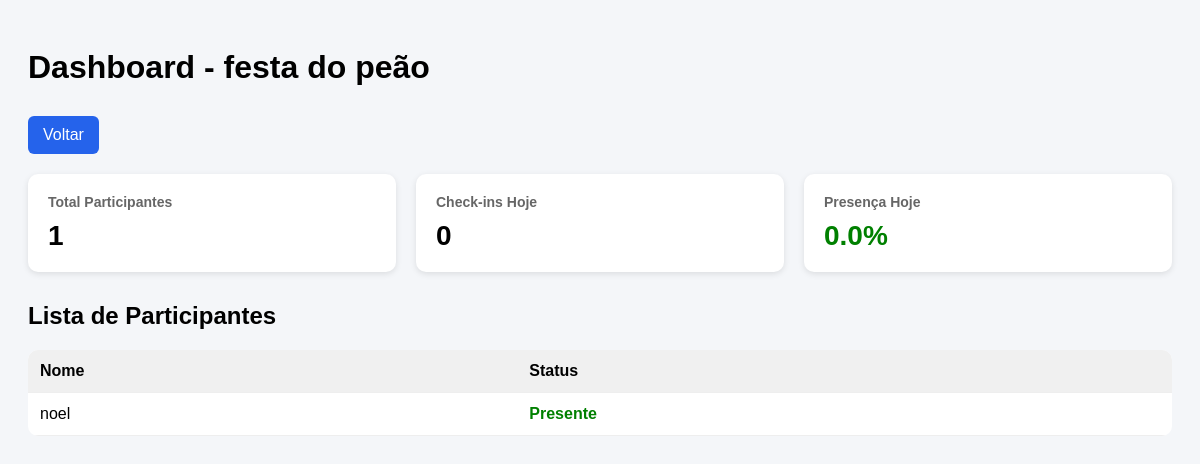
The app's page /events/2/dashboard/ (signed in) with its own data.
### events/models.py (models this page shows, shortened)
class Event(models.Model):
    organizer = models.ForeignKey(User, on_delete=models.CASCADE)
    name = models.CharField(max_length=200)
    description = models.TextField()
    start_date = models.DateField()
    end_date = models.DateField()
    location = models.CharField(max_length=200)
    created_at = models.DateTimeField(auto_now_add=True)

class Participant(models.Model):
    PARTICIPANT_TYPES = [
        ('visitante', 'Visitante'),
        ('expositor', 'Expositor'),
        ('produtor', 'Produtor Rural'),
    ]
    event = models.ForeignKey(Event, on_delete=models.CASCADE, related_name='participants')
    name = models.CharField(max_length=200)
    email = models.EmailField()
    whatsapp = models.CharField(max_length=20)
    participant_type = models.CharField(max_length=20, choices=PARTICIPANT_TYPES)
    qr_code = models.UUIDField(default=uuid.uuid4, editable=False, unique=True)
    qr_image = models.ImageField(upload_to='qrcodes/', blank=True)
    created_at = models.DateTimeField(auto_now_add=True)
    from django.utils import timezone

### events/views.py (the view)
# urls.py: path('<int:event_id>/dashboard/', views.event_dashboard, name='event_dashboard'),
@login_required
def event_dashboard(request, event_id):
    event = get_object_or_404(Event, id=event_id, organizer=request.user)
    total_participants = event.participants.count()
    today = timezone.now().date()
    checkins_today = CheckIn.objects.filter(
        participant__event=event,
        checkin_time__date=today
    ).count()
    total_checkins = CheckIn.objects.filter(
        participant__event=event
    ).count()
    presence_percentage = 0
    if total_participants > 0:
        presence_percentage = (checkins_today / total_participants) * 100
    participants = event.participants.all()
    context = {
        'event': event,
        'total_participants': total_participants,
        'checkins_today': checkins_today,
        'total_checkins': total_checkins,
        'presence_percentage': round(presence_percentage, 2),
        'participants': participants,
    }
    return render(request, 'events/dashboard.html', context)

### events/templates/events/dashboard.html (shortened to what this page needs)
<!DOCTYPE html>
<html>
<head>
</head>
<body>
<h1>Dashboard - {{ event.name }}</h1>
<a class="btn" href="/events/{{ event.id }}/">Voltar</a>
<div class="cards">
    <div class="card">
        <h3>Total Participantes</h3>
        <p>{{ total_participants }}</p>
    </div>
    <div class="card">
        <h3>Check-ins Hoje</h3>
        <p>{{ checkins_today }}</p>
    </div>
    <div class="card">
        <h3>Presença Hoje</h3>
        <p class="percentage">{{ presence_percentage }}%</p>
    </div>
</div>
<h2>Lista de Participantes</h2>
<table>
    <tr>
        <th>Nome</th>
        <th>Status</th>
    </tr>
    {% for participant in participants %}
    <tr>
        <td>{{ participant.name }}</td>
        <td>
            {% if participant.checkins.exists %}
                <span class="present">Presente</span>
            {% else %}
                <span class="absent">Ausente</span>
            {% endif %}
        </td>
    </tr>
    {% endfor %}
</table>
</body>
</html>

### events/templates/events/dashboard.html (style rules this page uses)
body { font-family: Arial, sans-serif; background-color: #f4f6f9; padding: 20px; }
h1 { margin-bottom: 30px; }
.cards { display: flex; gap: 20px; margin-bottom: 30px; }
.card { flex: 1; background: white; padding: 20px; border-radius: 10px; box-shadow: 0 2px 6px rgba(0,0,0,0.1); }
.card h3 { margin: 0; font-size: 14px; color: #666; }
.card p { font-size: 28px; margin: 10px 0 0; font-weight: bold; }
.percentage { font-size: 22px; color: green; }
table { width: 100%; background: white; border-collapse: collapse; border-radius: 10px; overflow: hidden; }
th, td { padding: 12px; border-bottom: 1px solid #eee; }
th { background-color: #f0f0f0; text-align: left; }
.present { color: green; font-weight: bold; }
.btn { display: inline-block; margin-bottom: 20px; padding: 10px 15px; background: #2563eb; color: white; text-decoration: none; border-radius: 6px; }

### records on screen
Event: name "festa do peão"
Participant: name "noel", shows "Presente"

### other values on screen
{{ total_participants }} "1"
{{ checkins_today }} "0"
{{ presence_percentage }} "0.0"
